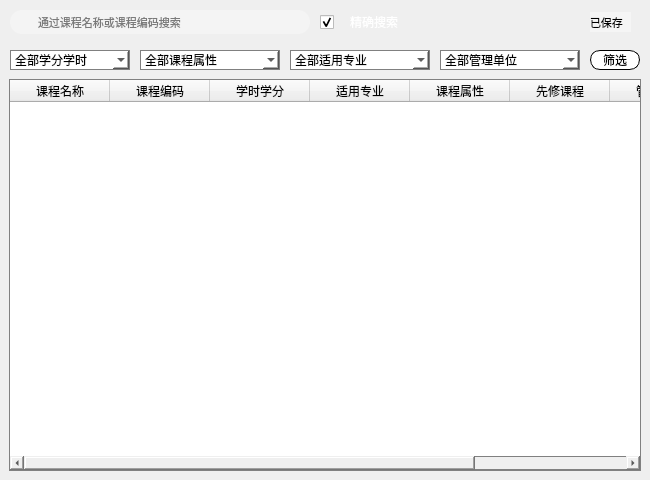
    <widget class="QWidget" name="queryTab">
     <property name="enabled">
      <bool>true</bool>
     </property>
     <property name="minimumSize">
      <size>
       <width>650</width>
       <height>480</height>
      </size>
     </property>
     <property name="maximumSize">
      <size>
       <width>650</width>
       <height>480</height>
      </size>
     </property>
     <property name="styleSheet">
      <string notr="true"/>
     </property>
     <attribute name="title">
      <string/>
     </attribute>
     <widget class="QComboBox" name="duration">
      <property name="geometry">
       <rect>
        <x>10</x>
        <y>50</y>
        <width>120</width>
        <height>20</height>
       </rect>
      </property>
      <property name="cursor">
       <cursorShape>PointingHandCursor</cursorShape>
      </property>
      <property name="styleSheet">
       <string notr="true">color:black;
background-color: rgb(255, 255, 255);
border-color: rgb(0, 0, 0);
border:1px solid grey;</string>
      </property>
      <item>
       <property name="text">
        <string>全部学分学时</string>
       </property>
      </item>
     </widget>
     <widget class="QComboBox" name="attribute">
      <property name="geometry">
       <rect>
        <x>140</x>
        <y>50</y>
        <width>140</width>
        <height>20</height>
       </rect>
      </property>
      <property name="cursor">
       <cursorShape>PointingHandCursor</cursorShape>
      </property>
      <property name="styleSheet">
       <string notr="true">color:black;
background-color: rgb(255, 255, 255);
border-color: rgb(0, 0, 0);
border:1px solid grey;</string>
      </property>
      <item>
       <property name="text">
        <string>全部课程属性</string>
       </property>
      </item>
     </widget>
     <widget class="QComboBox" name="specialitie">
      <property name="geometry">
       <rect>
        <x>290</x>
        <y>50</y>
        <width>140</width>
        <height>20</height>
       </rect>
      </property>
      <property name="cursor">
       <cursorShape>PointingHandCursor</cursorShape>
      </property>
      <property name="styleSheet">
       <string notr="true">color:black;
background-color: rgb(255, 255, 255);
border-color: rgb(0, 0, 0);
border:1px solid grey;</string>
      </property>
      <item>
       <property name="text">
        <string>全部适用专业</string>
       </property>
      </item>
     </widget>
     <widget class="QPushButton" name="choose">
      <property name="geometry">
       <rect>
        <x>590</x>
        <y>50</y>
        <width>50</width>
        <height>20</height>
       </rect>
      </property>
      <property name="cursor">
       <cursorShape>PointingHandCursor</cursorShape>
      </property>
      <property name="styleSheet">
       <string notr="true">color:black;
background-color: rgb(255, 255, 255);
border-radius:10px;
border:1px solid black;</string>
      </property>
      <property name="text">
       <string>筛选</string>
      </property>
     </widget>
     <widget class="QComboBox" name="management">
      <property name="geometry">
       <rect>
        <x>440</x>
        <y>50</y>
        <width>140</width>
        <height>20</height>
       </rect>
      </property>
      <property name="cursor">
       <cursorShape>PointingHandCursor</cursorShape>
      </property>
      <property name="styleSheet">
       <string notr="true">color:black;
background-color: rgb(255, 255, 255);
border-color: rgb(0, 0, 0);
border:1px solid grey;</string>
      </property>
      <item>
       <property name="text">
        <string>全部管理单位</string>
       </property>
      </item>
     </widget>
     <widget class="QLabel" name="tips">
      <property name="geometry">
       <rect>
        <x>590</x>
        <y>12</y>
        <width>41</width>
        <height>20</height>
       </rect>
      </property>
      <property name="styleSheet">
       <string notr="true">font:11px;
background-color: rgb(255, 255, 255,100);
color:black;</string>
      </property>
      <property name="text">
       <string>已保存</string>
      </property>
     </widget>
     <widget class="QWidget" name="tips_pic" native="true">
      <property name="geometry">
       <rect>
        <x>570</x>
        <y>15</y>
        <width>16</width>
        <height>16</height>
       </rect>
      </property>
      <property name="styleSheet">
       <string notr="true">border-image: url(:/image/ok_logo.png);
background-color: rgba(255, 255, 255,0);</string>
      </property>
     </widget>
     <widget class="QWidget" name="widget_2" native="true">
      <property name="geometry">
       <rect>
        <x>10</x>
        <y>10</y>
        <width>300</width>
        <height>24</height>
       </rect>
      </property>
      <property name="styleSheet">
       <string notr="true">border-radius:12px;
background:rgba(244, 244, 244,255);
font:11px;</string>
      </property>
      <widget class="QLineEdit" name="searchText">
       <property name="geometry">
        <rect>
         <x>26</x>
         <y>2</y>
         <width>275</width>
         <height>20</height>
        </rect>
       </property>
       <property name="font">
        <font>
         <pointsize>-1</pointsize>
         <italic>false</italic>
         <bold>false</bold>
        </font>
       </property>
       <property name="styleSheet">
        <string notr="true">background-color: rgba(255, 255, 255,0);</string>
       </property>
       <property name="maxLength">
        <number>48</number>
       </property>
       <property name="cursorPosition">
        <number>0</number>
       </property>
       <property name="placeholderText">
        <string>通过课程名称或课程编码搜索</string>
       </property>
       <property name="clearButtonEnabled">
        <bool>true</bool>
       </property>
      </widget>
      <widget class="QPushButton" name="searchButton">
       <property name="geometry">
        <rect>
         <x>6</x>
         <y>5</y>
         <width>16</width>
         <height>16</height>
        </rect>
       </property>
       <property name="cursor">
        <cursorShape>PointingHandCursor</cursorShape>
       </property>
       <property name="styleSheet">
        <string notr="true">border-image: url(:/image/search.png);
background:rgba(244, 244, 244,0)</string>
       </property>
       <property name="text">
        <string/>
       </property>
       <property name="autoDefault">
        <bool>false</bool>
       </property>
       <property name="default">
        <bool>false</bool>
       </property>
      </widget>
     </widget>
     <widget class="QWidget" name="widget_3" native="true">
      <property name="geometry">
       <rect>
        <x>9</x>
        <y>79</y>
        <width>632</width>
        <height>392</height>
       </rect>
      </property>
      <property name="styleSheet">
       <string notr="true">border: 1px solid grey;</string>
      </property>
      <widget class="QTableWidget" name="list">
       <property name="geometry">
        <rect>
         <x>1</x>
         <y>1</y>
         <width>630</width>
         <height>390</height>
        </rect>
       </property>
       <property name="maximumSize">
        <size>
         <width>630</width>
         <height>16777215</height>
        </size>
       </property>
       <property name="styleSheet">
        <string notr="true">color:black;
border: 0px solid grey;</string>
       </property>
       <property name="textElideMode">
        <enum>Qt::ElideRight</enum>
       </property>
       <column>
        <property name="text">
         <string>课程名称</string>
        </property>
       </column>
       <column>
        <property name="text">
         <string>课程编码</string>
        </property>
       </column>
       <column>
        <property name="text">
         <string>学时学分</string>
        </property>
       </column>
       <column>
        <property name="text">
         <string>适用专业</string>
        </property>
       </column>
       <column>
        <property name="text">
         <string>课程属性</string>
        </property>
       </column>
       <column>
        <property name="text">
         <string>先修课程</string>
        </property>
       </column>
       <column>
        <property name="text">
         <string>管理单位</string>
        </property>
       </column>
       <column>
        <property name="text">
         <string>负责人</string>
        </property>
       </column>
      </widget>
     </widget>
     <widget class="QCheckBox" name="checkBox">
      <property name="geometry">
       <rect>
        <x>320</x>
        <y>10</y>
        <width>88</width>
        <height>24</height>
       </rect>
      </property>
      <property name="cursor">
       <cursorShape>PointingHandCursor</cursorShape>
      </property>
      <property name="styleSheet">
       <string notr="true"/>
      </property>
      <property name="text">
       <string/>
      </property>
      <property name="iconSize">
       <size>
        <width>15</width>
        <height>15</height>
       </size>
      </property>
      <property name="checked">
       <bool>true</bool>
      </property>
     </widget>
     <widget class="QLabel" name="label_23">
      <property name="geometry">
       <rect>
        <x>350</x>
        <y>16</y>
        <width>50</width>
        <height>12</height>
       </rect>
      </property>
      <property name="styleSheet">
       <string notr="true">color: rgb(255, 255, 255);
background-color: rgba(255, 255, 255,0);
font:12px;</string>
      </property>
      <property name="text">
       <string>精确搜索</string>
      </property>
     </widget>
    </widget>
